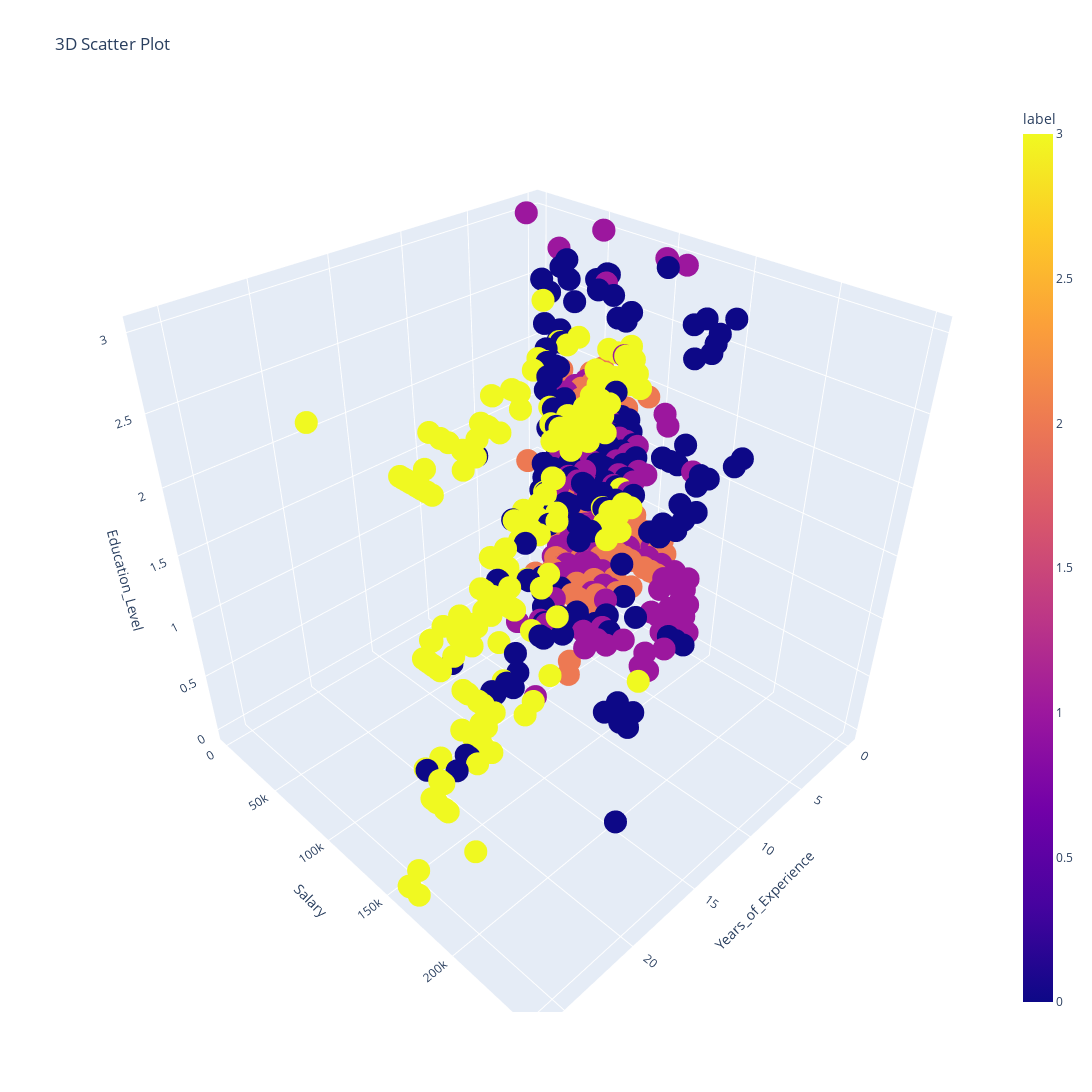

Notebook source saved alongside this figure:
### Markdown cell above
## Visualización de los clusters

### Code cell
fig = px.scatter_3d(df_salary, x='Years_of_Experience', y='Salary', z='Education_Level',
                    color='label',
                    title="3D Scatter Plot")
fig.update_layout(
    autosize=False,
    width=1500,
    height=1300,)

fig.show()

### Figure 1 — Plotly figure (JSON) as saved in the notebook; plotly's stock layout.template omitted (floating-point values rounded to 4 significant figures; data arrays with more than 128 entries replaced by an {"elided": "..."} marker saying what was removed)
{"data": [{"hovertemplate": "Years_of_Experience=%{x}<br>Salary=%{y}<br>Education_Level=%{z}<br>label=%{marker.color}<extra></extra>", "legendgroup": "", "marker": {"color": {"elided": "4542 int values"}, "coloraxis": "coloraxis", "symbol": "circle"}, "mode": "markers", "name": "", "scene": "scene", "showlegend": false, "type": "scatter3d", "x": {"elided": "4542 int values"}, "y": {"elided": "4542 int values"}, "z": {"elided": "4542 int values"}}], "layout": {"autosize": false, "coloraxis": {"colorbar": {"title": {"text": "label"}}, "colorscale": [[0, "#0d0887"], [0.1111, "#46039f"], [0.2222, "#7201a8"], [0.3333, "#9c179e"], [0.4444, "#bd3786"], [0.5556, "#d8576b"], [0.6667, "#ed7953"], [0.7778, "#fb9f3a"], [0.8889, "#fdca26"], [1, "#f0f921"]]}, "height": 1300, "legend": {"tracegroupgap": 0}, "scene": {"domain": {"x": [0, 1], "y": [0, 1]}, "xaxis": {"title": {"text": "Years_of_Experience"}}, "yaxis": {"title": {"text": "Salary"}}, "zaxis": {"title": {"text": "Education_Level"}}}, "title": {"text": "3D Scatter Plot"}, "width": 1500}}
